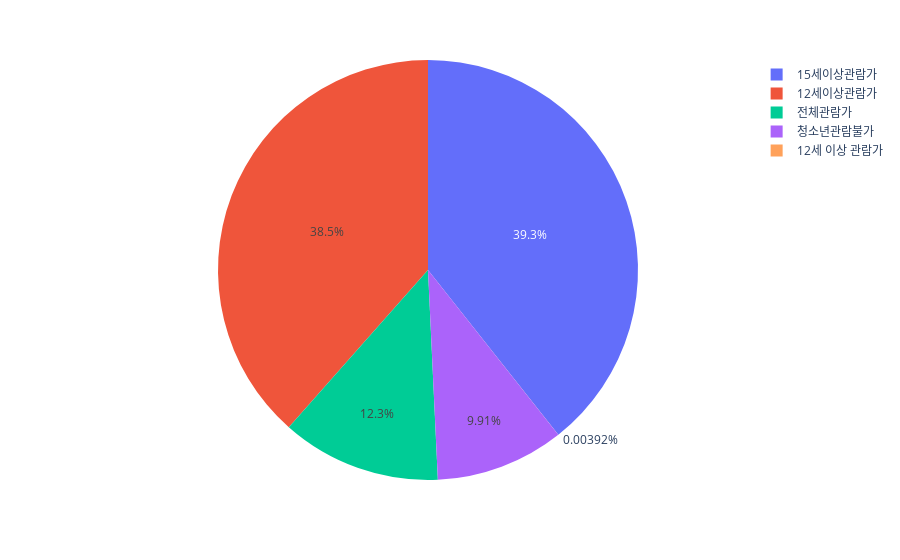

The cell this chart's notebook holds for it:
### Code cell
fig = px.pie(m, values="전국 매출액", names="등급")

fig.show()

### Figure 1 — Plotly figure (JSON) as saved in the notebook; plotly's stock layout.template omitted (floating-point values rounded to 4 significant figures; data arrays with more than 128 entries replaced by an {"elided": "..."} marker saying what was removed)
{"data": [{"domain": {"x": [0, 1], "y": [0, 1]}, "hovertemplate": "등급=%{label}<br>전국 매출액=%{value}<extra></extra>", "labels": {"elided": "3975 str values"}, "legendgroup": "", "name": "", "showlegend": true, "type": "pie", "values": {"elided": "3975 int values"}}], "layout": {"legend": {"tracegroupgap": 0}, "margin": {"t": 60}}}
